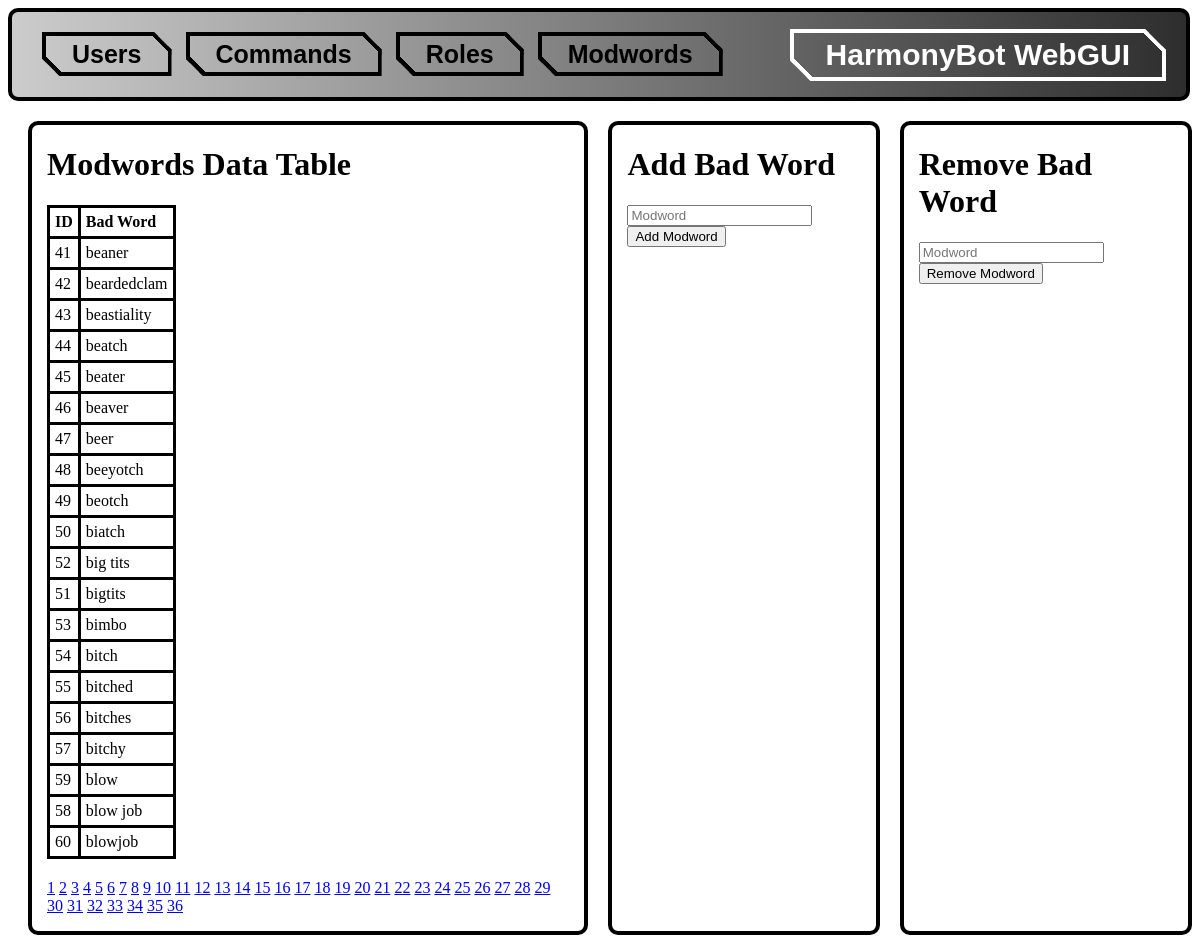
The app's page /PHP/modwords.php?page_number=3 with its own data.
### tables this page shows
CREATE TABLE IF NOT EXISTS `ModWords` (
  `ModWordsID` INT NOT NULL AUTO_INCREMENT,
  `BadWords` VARCHAR(45) NOT NULL,
  PRIMARY KEY (`ModWordsID`),
  UNIQUE INDEX `ModWordsID_UNIQUE` (`ModWordsID` ASC) VISIBLE,
  UNIQUE INDEX `BadWords_UNIQUE` (`BadWords` ASC) VISIBLE);

### PHP/process/displayModwordsTable.php (the view)
<?php
$db = new PDO('mysql:host=localhost;dbname=harmonybot', 'root', '');
$sql = 'SELECT COUNT(*) FROM modwords';
$stmt = $db->prepare($sql);
$stmt->execute();
$total_rows = $stmt->fetchColumn();
$rows_per_page = 20;
$page_number = isset($_GET['page_number']) ? $_GET['page_number'] : 1;
$offset = ($page_number - 1) * $rows_per_page;
$sql = 'SELECT * FROM modwords LIMIT ' . $offset . ',' . $rows_per_page;
$stmt = $db->prepare($sql);
$stmt->execute();
$rows = $stmt->fetchAll();
echo '<table>';
echo '<thead>';
echo '<tr>';
echo '<th>ID</th>';
echo '<th>Bad Word</th>';
echo '</tr>';
echo '</thead>';
foreach ($rows as $row) {
  echo '<tr>';
  echo '<td>' . $row['ModWordsID'] . '</td>';
  echo '<td>' . $row['BadWords'] . '</td>';
  echo '</tr>';
}
echo '</table>';
$pages = ceil($total_rows / $rows_per_page);
for ($i = 1; $i <= $pages; $i++) {
  echo '<a href="?page_number=' . $i . '">' . $i . '</a> ';
}
?>

### PHP/includes/styles.css (style rules this page uses)
table, th, td { border: 3px solid #000; border-collapse: collapse; margin-bottom: 20px; }
th, td { padding: 5px; }
th { text-align: left; }

### records on screen
modwords: ModWordsID "41", BadWords "beaner"
modwords: ModWordsID "42", BadWords "beardedclam"
modwords: ModWordsID "43", BadWords "beastiality"
modwords: ModWordsID "44", BadWords "beatch"
modwords: ModWordsID "45", BadWords "beater"
modwords: ModWordsID "46", BadWords "beaver"
modwords: ModWordsID "47", BadWords "beer"
modwords: ModWordsID "48", BadWords "beeyotch"
modwords: ModWordsID "49", BadWords "beotch"
modwords: ModWordsID "50", BadWords "biatch"
modwords: ModWordsID "52", BadWords "big tits"
modwords: ModWordsID "51", BadWords "bigtits"
modwords: ModWordsID "53", BadWords "bimbo"
modwords: ModWordsID "54", BadWords "bitch"
modwords: ModWordsID "55", BadWords "bitched"
modwords: ModWordsID "56", BadWords "bitches"
modwords: ModWordsID "57", BadWords "bitchy"
modwords: ModWordsID "59", BadWords "blow"
modwords: ModWordsID "58", BadWords "blow job"
modwords: ModWordsID "60", BadWords "blowjob"
